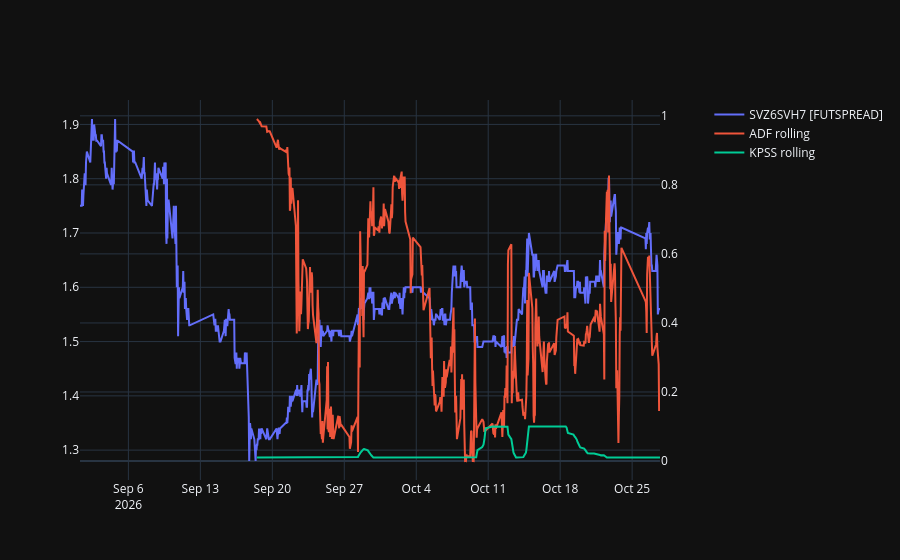

Here is the notebook cell this chart was saved with:
### Code cell
import plotly.graph_objects as go
from plotly.subplots import make_subplots

price = go.Scatter(x=df['DATETIME'], y=df['h-cleaned'], name=df['TICKER'][1])
ADF_pvalue_window = go.Scatter(x=df['DATETIME'], y=df['ADF 225'], name='ADF rolling')
KPSS_pvalue_window = go.Scatter(x=df['DATETIME'], y=df['KPSS 225'], name='KPSS rolling')
fig = make_subplots(specs=[[{"secondary_y": True}]])
fig.add_trace(price, secondary_y=False)
fig.add_trace(ADF_pvalue_window, secondary_y=True)
fig.add_trace(KPSS_pvalue_window, secondary_y=True)
fig

### Figure 1 — Plotly figure (JSON) as saved in the notebook; plotly's stock layout.template omitted (floating-point values rounded to 4 significant figures; data arrays with more than 128 entries replaced by an {"elided": "..."} marker saying what was removed)
{"data": [{"name": "SVZ6SVH7 [FUTSPREAD]", "x": {"elided": "757 str values"}, "y": {"elided": "757 float values"}, "type": "scatter", "xaxis": "x", "yaxis": "y"}, {"name": "ADF rolling", "x": {"elided": "757 str values"}, "y": {"elided": "757 float values"}, "type": "scatter", "xaxis": "x", "yaxis": "y2"}, {"name": "KPSS rolling", "x": {"elided": "757 str values"}, "y": {"elided": "757 float values"}, "type": "scatter", "xaxis": "x", "yaxis": "y2"}], "layout": {"xaxis": {"anchor": "y", "domain": [0.0, 0.94]}, "yaxis": {"anchor": "x", "domain": [0.0, 1.0]}, "yaxis2": {"anchor": "x", "overlaying": "y", "side": "right"}}}
